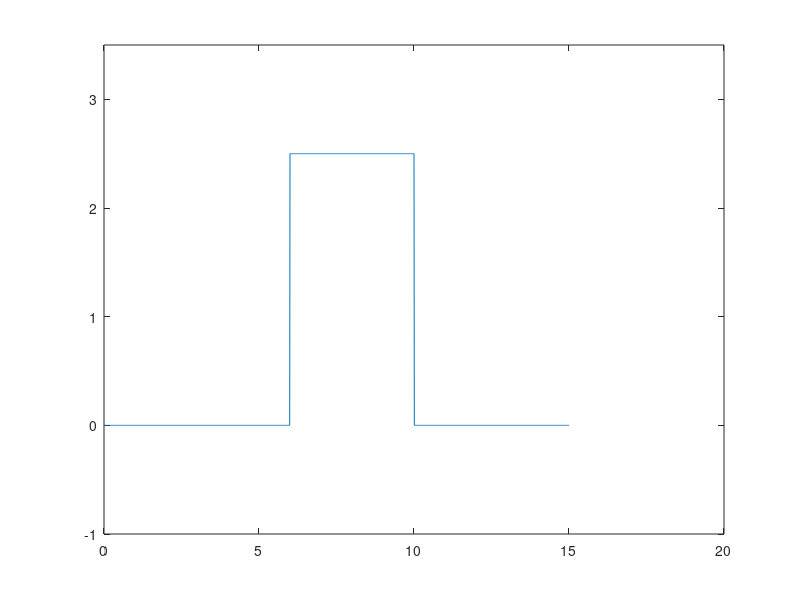

The MATLAB script that drew this image:
clear all; close all; clc;

%sygnal prostokatny

% t=<0,15>s, dt=0.01, pros dla t=<6,10>, amp=2.5
% stworz wykres i policz srednia
 
t=0:0.01:15; %dlugosc wykresu
x=2.5*(t>=6 & t <=10); % od 6 do 10 ma wysokosc 2.5
plot(t,x) %tworzenie wykresu
ylim([-1,3.5]); %zeby bylo ladnie graficznie
[mean(x) 2.5*(10-6)/(15-0)] %liczenie sredniej
[x*x'*0.01 (2.5)^2*(10-6)] %liczenie energii, x*x' to mnozenie macierzy x' to macierz transponowana
% lub sum(x.^2)=x*x'
